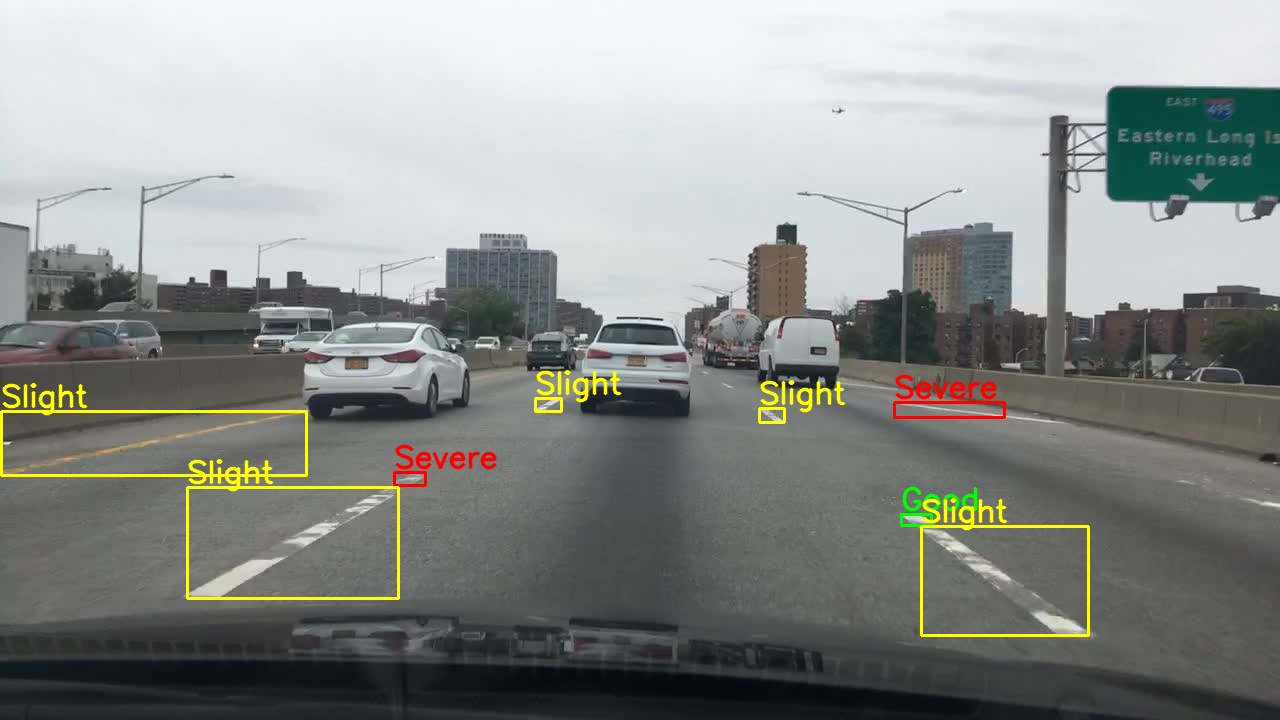
#> input picture images/day.jpg, 1280 x 720 px, given in place of 00067cfb-f1b91e3c.jpg, which was not available
$ jupyter execute --allow-errors degradation_labeling_v2.ipynb   (shell and % lines are left out)   (text cells are left out)
#> lines starting #> are read from the running program, lines starting #| are printed output that depends on the picture; after the words box and inside, x2 and y2 are one past the last pixel; in counts of white or black regions, pixels touching at a corner belong together; pictures that were not available may be replaced by others from this repository, and a replacement may not be noted
### degradation_calculation/degradation_utils.py
import cv2
import numpy as np
from skimage.filters import threshold_otsu, threshold_li

def get_roi_points():
    # roi generation
    push_top_corner_wrt_road_region = 0.35    # percentage of additional offset to top corners of roi
    roi_side_slope_theta = 25            # slope angle in degree for slides of trapezoid roi

    upper_line = 350    # set upper edge of ROI
    lower_line = 720    # set base of ROI

    start_col = 256    # set start point (in x) for roi
    end_col = 1024     # set end point (in x) for roi

    # calculate additional corner offset
    roi_start, roi_end = start_col, end_col
    if push_top_corner_wrt_road_region > 0:
        offset = int(start_col * push_top_corner_wrt_road_region)
        roi_start, roi_end = (start_col + offset), (end_col - offset)

    # calculate x coordinate of lower corners of roi based on roi height and slope
    roi_height = lower_line - upper_line
    d = int(roi_height * np.tan(np.radians(90 - roi_side_slope_theta)))

    # calculate 4 corners of ROI in order: tl, tr, br, bl
    roi_points = [
        (roi_start, upper_line),
        (roi_end, upper_line),
        (roi_end + d, lower_line),
        (roi_start - d, lower_line)
    ]
    roi_points = np.array(roi_points)
    return roi_points


def generate_connected_components(binary_img, connectivity=8):

    # Perform connected component analysis
    # The function returns:
    #   num_labels: number of labels (including background)
    #   labels: image where each pixel has a label number
    #   stats: statistics for each label (e.g., bounding box, area)
    #         -> top-left-x, top-left-y, width, height, area
    #   centroids: center of each component
    num_labels, label_mask, stats, centroids = cv2.connectedComponentsWithStats(binary_img, connectivity=connectivity)

    # keep only bounding box in stats
    stats = stats[:, :-1]

    return num_labels, label_mask, stats


def filter_connected_components(label_mask, roi_points, min_area=100, min_roi_overlap=0.6):

    # generate a ROI area mask to get pixels which are part of roi for transformation
    inside_roi = np.zeros(label_mask.shape[:2])
    inside_roi = cv2.fillPoly(inside_roi, pts=[roi_points], color=1).astype(np.uint8)
    inside_roi = cv2.bitwise_and(label_mask, label_mask, mask=inside_roi)

    # Calculate area(frequency) of labels in label_mask and inside_roi
    label_count = len(np.unique(label_mask))
    if label_count == 1:
        return label_mask

    orig_area = np.bincount(label_mask.ravel(), minlength=label_count)
    inside_roi_area = np.bincount(inside_roi.ravel(), minlength=label_count)
    orig_area = np.delete(orig_area, 0)     # remove 0 for background
    inside_roi_area = np.delete(inside_roi_area, 0)   # remove 0 for background

    # Step: Create a mask for labels that meet the conditions
    # Condition 1: Original area must be greater than min_area
    # Condition 2: The ratio of area in ROI to the original area must be >= min_roi_overlap_area
    valid_labels = (orig_area > min_area) & ((inside_roi_area / orig_area) >= min_roi_overlap)
    labels = np.arange(1, label_count)
    valid_labels = labels[valid_labels]    # get list of valid connect component labels

    # set invalid labels/connected components to zero
    label_mask = np.where(np.isin(label_mask, valid_labels), label_mask, 0)
    return label_mask


def generate_perspective_matrix(roi_pts, output_shape):

    assert len(roi_pts) == 4, "roi_pts should contains four (x, y) points"

    original_points = np.array(roi_pts, np.float32)

    # generate points corresponding in transformed view
    output_w, output_h = output_shape
    transformed_pts = [(0, 0), (output_w, 0), (output_w, output_h), (0, output_h)]
    transformed_pts = np.array(transformed_pts, np.float32)

    matrix = cv2.getPerspectiveTransform(original_points, transformed_pts)
    return matrix


def apply_perspective_transform(img, matrix, output_shape, interpolation=cv2.INTER_CUBIC):
    bev = cv2.warpPerspective(img, matrix, output_shape, flags=interpolation)
    return bev


# [130 lines left out: functions cal_degradation_ratio, add_bbox, box_coco_to_corner, expand_bbox, not called in this run]

### degradation_calculation/calculate_degradation.py
import os
import time
import json
import argparse
from distutils.command.install_egg_info import safe_version

from tqdm import tqdm

import cv2
import numpy as np
import pandas as pd

import degradation_utils as hp

def fetch_all_components_degradation(gray_img, label_mask, dilate_kernel=13, comp_len_limit=100, sub_comp_len=80,
                          relax_threshold=0.05):
    degradation_info = {}
    for idx in np.unique(label_mask):
        if idx == 0:
            continue

        component_mask = (label_mask == idx).astype(np.uint8)  # Create a mask for the current object
        degradation_ratio = hp.cal_degradation_ratio(grayscale_img=gray_img, component_mask=component_mask,
                                                     dilate_kernel=dilate_kernel, comp_len_limit=comp_len_limit,
                                                     sub_comp_len=sub_comp_len, relax_threshold=relax_threshold)
        degradation_info[idx] = degradation_ratio
    return degradation_info


def get_degradation_annotations_n_segment_labels(img, mask, segment_output_dir, save_name, bev_shape=(640, 640),
                                                 min_area=100, min_roi_overlap=0.6, dilated_kernel=13, min_segment_dimension=4,
                                                 comp_len_limit=100, sub_comp_len=80, relax_threshold=0.05,
                                                 degradation_bins=(0, 0.15, 0.3, 1),
                                                 save_segments=True):

    # generate connected components
    num_labels, label_mask, bboxes = hp.generate_connected_components(mask, connectivity=8)

    # get ROI for transformation
    roi_points = hp.get_roi_points()

    # filtering of smaller components and components with less overlap with roi
    filtered_label_mask = hp.filter_connected_components(label_mask=label_mask, roi_points=roi_points,
                                                         min_area=min_area, min_roi_overlap=min_roi_overlap)

    # get transformation matrix
    matrix = hp.generate_perspective_matrix(roi_pts=roi_points, output_shape=bev_shape)

    # Apply transformation on image
    img_bev = hp.apply_perspective_transform(img=img.copy(), matrix=matrix, output_shape=bev_shape,
                                             interpolation=cv2.INTER_NEAREST)
    gray_img_bev = cv2.cvtColor(img_bev, cv2.COLOR_RGB2GRAY)   # converting image to grayscale

    # Apply transformation on labelled mask
    filtered_label_mask_bev = hp.apply_perspective_transform(img=filtered_label_mask.copy(), matrix=matrix,
                                                             output_shape=bev_shape,
                                                             interpolation=cv2.INTER_NEAREST)

    # get degradation ratio for each valid components
    component_degradation = fetch_all_components_degradation(gray_img=gray_img_bev, label_mask=filtered_label_mask_bev,
                                                             dilate_kernel=dilated_kernel, comp_len_limit=comp_len_limit,
                                                             sub_comp_len=sub_comp_len, relax_threshold=relax_threshold)

    # Loop over each component (skip label 0, which is the background)
    segment_labels = []
    annot_results = []
    for idx in range(1, num_labels):

        degradation_ratio = component_degradation.get(idx, -1)   # get degradation ratio (-1 if not calculated)
        coco_bbox = bboxes[idx].tolist()   # get bbox (top-left-x, top-left-y, width, height)

        # if either dimension is less that required set ratio to -1
        if coco_bbox[2] < min_segment_dimension or coco_bbox[3] < min_segment_dimension:
            degradation_ratio = -1

        # assign degradation target class
        # -1 if value is lower than the start of first bin and len(degradation_bins) if value is outside last bin
        degradation_target = np.digitize(degradation_ratio, degradation_bins, right=True) - 1
        degradation_target = int(degradation_target)  # required to save json

        # save separate segment as png if degradation ratio is calculated
        if degradation_ratio >= 0:
            xmin, ymin, xmax, ymax = hp.box_coco_to_corner(coco_bbox)

            # get segment in original image
            orig_mask = (label_mask == idx).astype(np.uint8)
            segment = cv2.bitwise_and(img, img, mask=orig_mask)         # apply mask
            segment = segment[ymin:ymax + 1, xmin:xmax + 1].copy()      # get specific segment crop

            # Write the segment to the output dir
            segment_name = f"{save_name}_{idx}.png"
            if save_segments:
                segment_path = os.path.join(segment_output_dir, segment_name)
                cv2.imwrite(segment_path, segment)

            segment_info = {
                "name": segment_name,
                'degradation': degradation_ratio,
                "degradation_target": degradation_target,
                'ymax': ymax,
            }
            segment_labels.append(segment_info)

        # store annotations
        mask_dict = {
            'id': idx,
            'bounding_box': coco_bbox,
            'degradation': degradation_ratio,
            "degradation_target": degradation_target
        }
        annot_results.append(mask_dict)

    return annot_results, segment_labels


def main_degradation_annotations_generator(image_dir, mask_dir, segment_output_dir, annotations_output_dir,
                                           bev_shape=(640, 640), min_area=100, min_roi_overlap=0.6,
                                           dilated_kernel=13, min_segment_dimension=4, comp_len_limit=100, sub_comp_len=80,
                                           relax_threshold=0.05, degradation_bins=(0, 0.15, 0.3, 1),
                                           save_segments=True):

    # ensure all necessary folders are available
    os.makedirs(segment_output_dir, exist_ok=True)
    os.makedirs(annotations_output_dir, exist_ok=True)

    # get all file names
    file_list = sorted(os.listdir(image_dir))
    segment_label_list = []

    main_tic = time.time()
    for filename in tqdm(file_list):

        # read image and mask
        img_path = os.path.join(image_dir, filename)
        img = cv2.imread(img_path)
        img = cv2.cvtColor(img, cv2.COLOR_BGR2RGB)

        file_initials = ".".join(filename.split(".")[:-1])  # remove extension
        mask_name = file_initials + ".png"
        mask_path = os.path.join(mask_dir, mask_name)

        mask_img = cv2.imread(mask_path)
        mask_img = cv2.cvtColor(mask_img, cv2.COLOR_BGR2GRAY)
        # if range of image is [0, 255] normalize it
        if np.max(mask_img) > 1:
            mask_img = mask_img / 255  # normalize
        mask_img = mask_img.astype(np.uint8)

        # get annotation and segment labels to save in to json and
        annotations, segment_labels = get_degradation_annotations_n_segment_labels(img=img, mask=mask_img,
                                                                                   segment_output_dir=segment_output_dir,
                                                                                   save_name=file_initials,
                                                                                   bev_shape=bev_shape,
                                                                                   min_area=min_area,
                                                                                   min_roi_overlap=min_roi_overlap,
                                                                                   dilated_kernel=dilated_kernel,
                                                                                   min_segment_dimension=min_segment_dimension,
                                                                                   comp_len_limit=comp_len_limit,
                                                                                   sub_comp_len=sub_comp_len,
                                                                                   relax_threshold=relax_threshold,
                                                                                   degradation_bins=degradation_bins,
                                                                                   save_segments=save_segments)

        segment_label_list.extend(segment_labels)

        # save individual annotations to JSON file
        annotations_dict = {
            'image': filename,
            'annotations': annotations
        }
        json_out_path = os.path.join(annotations_output_dir, f"{file_initials}.json")
        with open(json_out_path, 'w') as jspot:
            json.dump(annotations_dict, jspot)

    main_toc = time.time()
    print(f"Degradation labelling Completed! Total time: {round((main_toc - main_tic) / 60, 4)} min")

    # convert segments labels to csv and save
    segment_df = pd.DataFrame(segment_label_list)
    fn = f"degradation_segment_labels.csv"
    fn = os.path.join(segment_output_dir, fn)
    segment_df.to_csv(fn, index=False)
    print(f"Segment label file saved at {fn}")


# [113 lines left out: functions generate_individual_segments_and_dict, generate_individual_segments_and_dict_v2, not called in this run]


# [14 lines that do not run on import are left out]

### degradation_calculation/degradation_labeling_v2.ipynb
[cell 1]
from IPython.display import display, HTML
display(HTML("<style>.container { width:98% !important; }</style>"))

# Additional code so that the notebook will reload external python modules;
# see http://stackoverflow.com/questions/1907993/autoreload-of-modules-in-ipython

import os
import json
import numpy as np
import matplotlib.pyplot as plt
import pandas as pd

import cv2
from pprint import pprint
from skimage.color import label2rgb
from skimage.filters import threshold_otsu, threshold_li

import degradation_utils as hp
from calculate_degradation import fetch_all_components_degradation

[cell 2]
# path for image and mask
img_dir = "/cs6945share/retro_project/bdd100k/images/train/"
mask_dir = "/cs6945share/retro_project/bdd100k/generated_masks_v0_3/masks_v3/train/"

segments_output_dir = "./output/segments/"
annotations_output_dir = "./output/annotations/"

# BEV output size
bev_transform_shape = (640, 640)

filename = "00067cfb-f1b91e3c.jpg"

# filtering hyperparameters
min_area = 100
min_transform_area = 0.6
min_segment_dimension = 4

# degradation calculation hyperparameters
component_len_limit = 100     # length of a lane above which degradatrion needs to be calculated in parts
bin_length = 80               # length of a single part
relax_threshold = 0.05        # percentage of the calculated threshold to reduce to relax the good pixel creterion

# target class threshold bins
degradation_threshold_bins = [0, 0.15, 0.3, 1]

# class colors
_color_map = {0: (0, 255, 0), 1: (255, 255, 0), 2: (255, 0, 0)}

mask_name = ".".join(filename.split(".")[:-1]) + ".png"

[cell 3]
# ensure all necessary folders are available
os.makedirs(segments_output_dir, exist_ok=True)
os.makedirs(annotations_output_dir, exist_ok=True)

img_path = os.path.join(img_dir, filename)
mask_path = os.path.join(mask_dir, mask_name)

img = cv2.imread(img_path)
#> img is the input picture: shape (720, 1280, 3); mean B, G, R 139.3, 142, 138.9
img = cv2.cvtColor(img, cv2.COLOR_BGR2RGB)

mask_img = cv2.imread(mask_path)
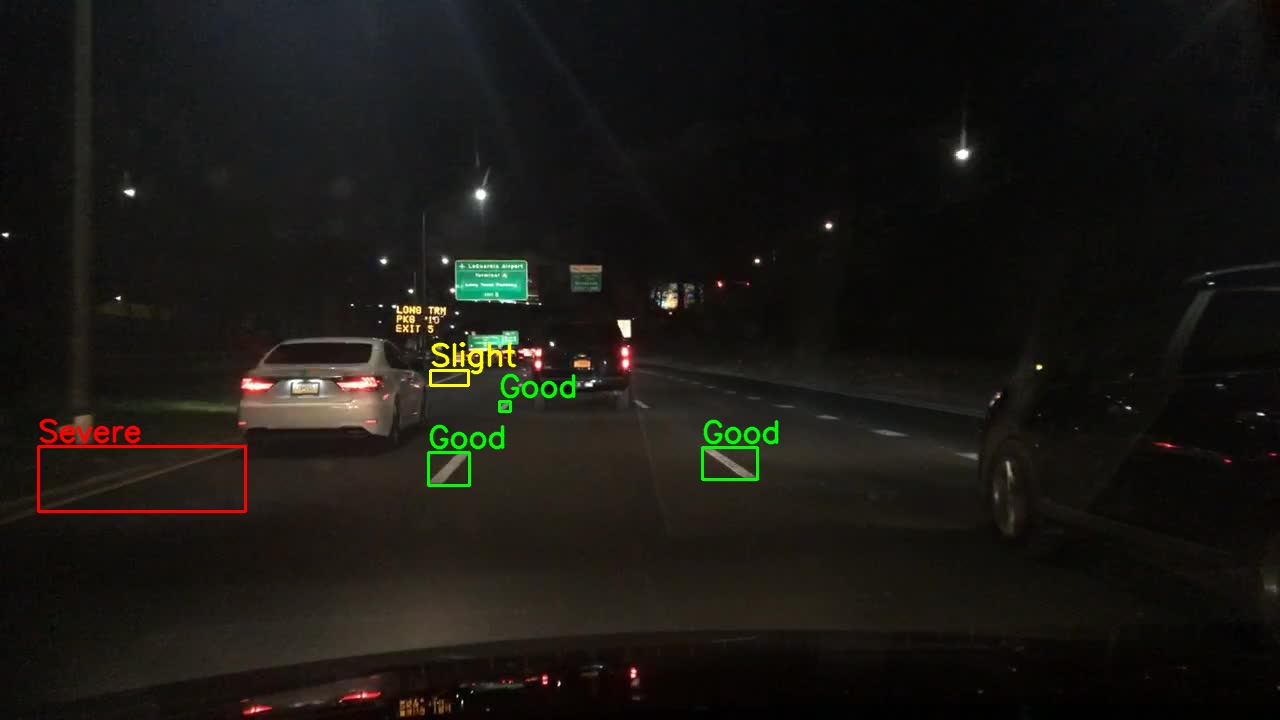
#> input picture images/night.jpg, 1280 x 720 px, given in place of 00067cfb-f1b91e3c.png, which was not available
#> mask_img is the input picture: shape (720, 1280, 3); mean B, G, R 19.6, 24, 25.9
mask_img = cv2.cvtColor(mask_img, cv2.COLOR_BGR2GRAY)
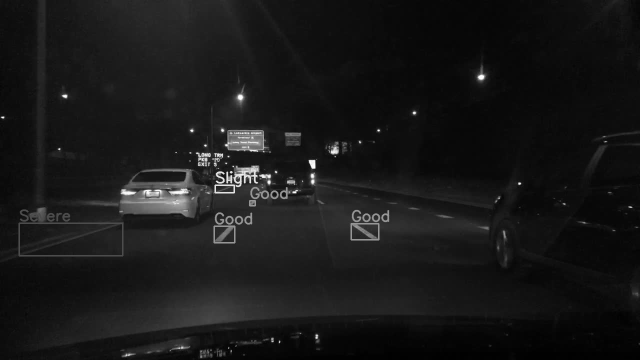
#> mask_img: shape (720, 1280) (shown at 1/2 size); min 0, max 255, mean 24.1
mask_img = mask_img / 255
mask_img = mask_img.astype(np.uint8)
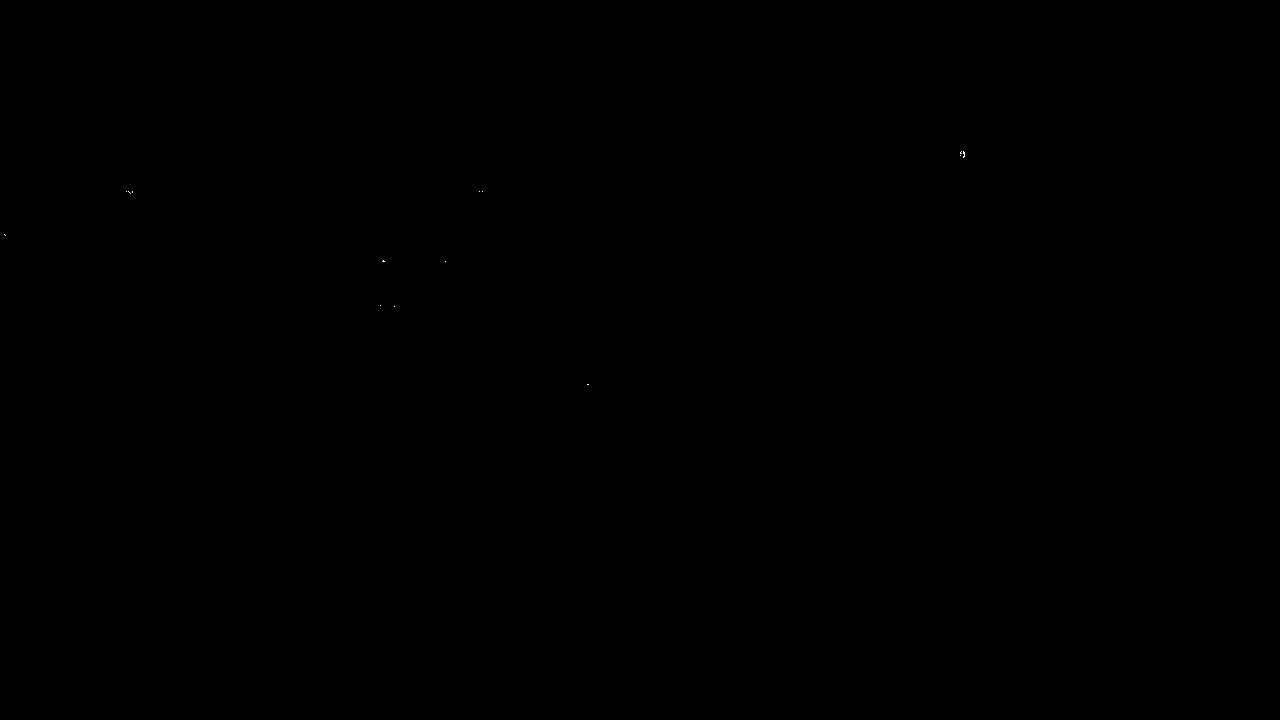
#> mask_img: shape (720, 1280); values 0 (black) and 1 (white), 0% white in thin lines or dots, all inside (x1, y1, x2, y2) = (4, 151, 965, 385)
#> (the rest of the program and of its run is left out)
